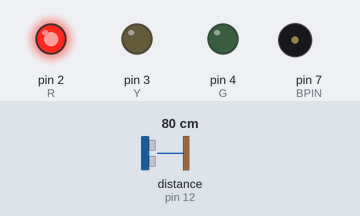
Simulated run of this sketch. Board: Arduino Uno, built with avr-gcc and run on an emulated ATmega328P. On the bench: output pins drawn as LEDs (lit = HIGH), buzzer (waves = sounding). Inputs (shaded band) come from the test bench; at power-on: distance to the obstacle (sensor on pin 12) 80 cm. The echo pulse lasts 58.3 µs per cm.

Above: at 1.7 s.
1.8 s: distance to the obstacle (sensor on pin 12) set to 21 cm
3.3 s: distance to the obstacle (sensor on pin 12) set to 17 cm
At 3.8 s:
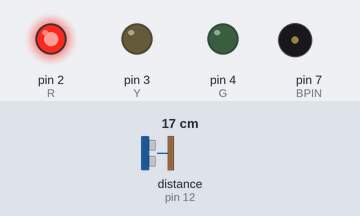
6.3 s: distance to the obstacle (sensor on pin 12) set to 35 cm
At 13.0 s:
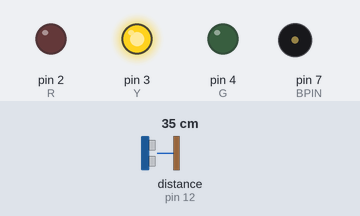
At 16.5 s:
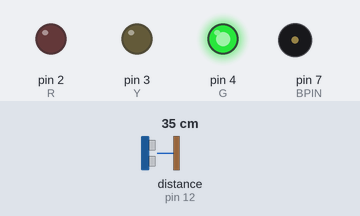
Timing chart, 0 to 33.7 s (numbered marks = the images above; inputs shaded):
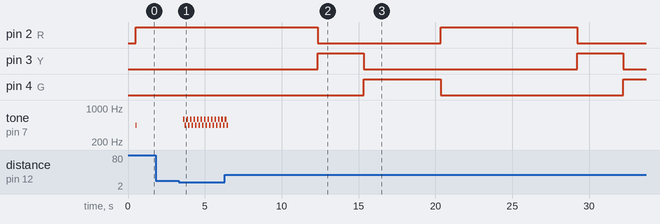

Measured:
- after the input at 1.8 s, every drawn part: stays the same
- after the input at 3.3 s, tone on pin 7 (BPIN): silent → 587 Hz after 0.29 s, then repeats every 0.23 s: 440 Hz 0.10 s, silent 0.03 s, 587 Hz 0.10 s
- after the input at 6.3 s, pin 2 (R): HIGH → LOW after 6.0 s, → HIGH 8.0 s later, → LOW 8.9 s later; pin 3 (Y): alternates HIGH for 3.0 s and LOW for 13.9 s, starting after 6.0 s; pin 4 (G): LOW → HIGH after 9.0 s, → LOW 5.0 s later, → HIGH 11.9 s later; tone on pin 7 (BPIN): goes on until 6.5 s, then stays silent

The sketch:

v0.2b.ino
```cpp
#include "SR04.h"

#define R 2
#define Y 3
#define G 4
#define BPIN 7
#define TRIG_PIN 12
#define ECHO_PIN 11
int del = 0;

SR04 sr04 = SR04(ECHO_PIN,TRIG_PIN);

void rosso() {
  digitalWrite(R, HIGH);
  digitalWrite(Y, LOW);
  digitalWrite(G, LOW);
}

void giallo() {
  digitalWrite(R, LOW);
  digitalWrite(Y, HIGH);
  digitalWrite(G, LOW);
  delay(3000);
}

void verde() {
  digitalWrite(R, LOW);
  digitalWrite(Y, LOW);
  digitalWrite(G, HIGH);
  delay(5000);
}

void setup() {
  // put your setup code here, to run once:
  pinMode(R, OUTPUT);
  pinMode(Y, OUTPUT);
  pinMode(G, OUTPUT);
  delay(500);
  tone(BPIN, 440, 50);
}

void loop() {
  // put your main code here, to run repeatedly:
  do {
    rosso();
    while(sr04.Distance()<20) {
      tone(BPIN, 587, 100);
      delay(100);
      tone(BPIN, 440, 100);
      delay(100);
    }
    delay(250);
    del++;
  } while(del<32);
  del = 0;
  giallo();
  verde();
}
```
